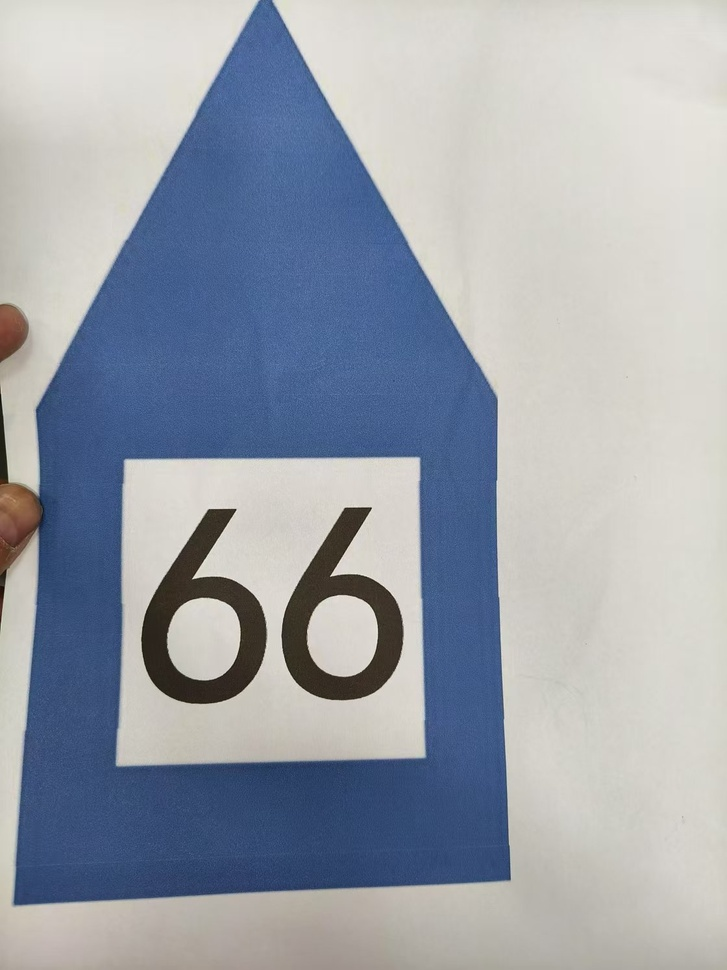
#> input picture python/entry_test/tar_1.jpg, 727 x 970 px, shrunk from 1120 x 1494 before the run, given in place of the camera
$ python blue_test.py
#> lines starting #> are read from the running program, lines starting #| are printed output that depends on the picture; after the words box and inside, x2 and y2 are one past the last pixel; in counts of white or black regions, pixels touching at a corner belong together
import cv2 as cv
import numpy as np

# 初始化摄像头
cap = cv.VideoCapture(0)

# 定义蓝色的 HSV 阈值
# 蓝色的 HSV 范围
lower_blue = np.array([100, 50, 90])
upper_blue = np.array([140, 200, 255])

while True:
    # 读取一帧
    ret, frame = cap.read()
#> frame is the input picture: shape (970, 727, 3); mean B, G, R 171.6, 161.8, 155.7
    if not ret:
        print("Failed to grab frame")
        break

    # 将 BGR 图像转换为 HSV 图像
    hsv = cv.cvtColor(frame, cv.COLOR_BGR2HSV)
#> hsv: shape (970, 727, 3); mean H, S, V 51.4, 55.8, 178.9

    # 创建蓝色的掩码
    mask = cv.inRange(hsv, lower_blue, upper_blue)
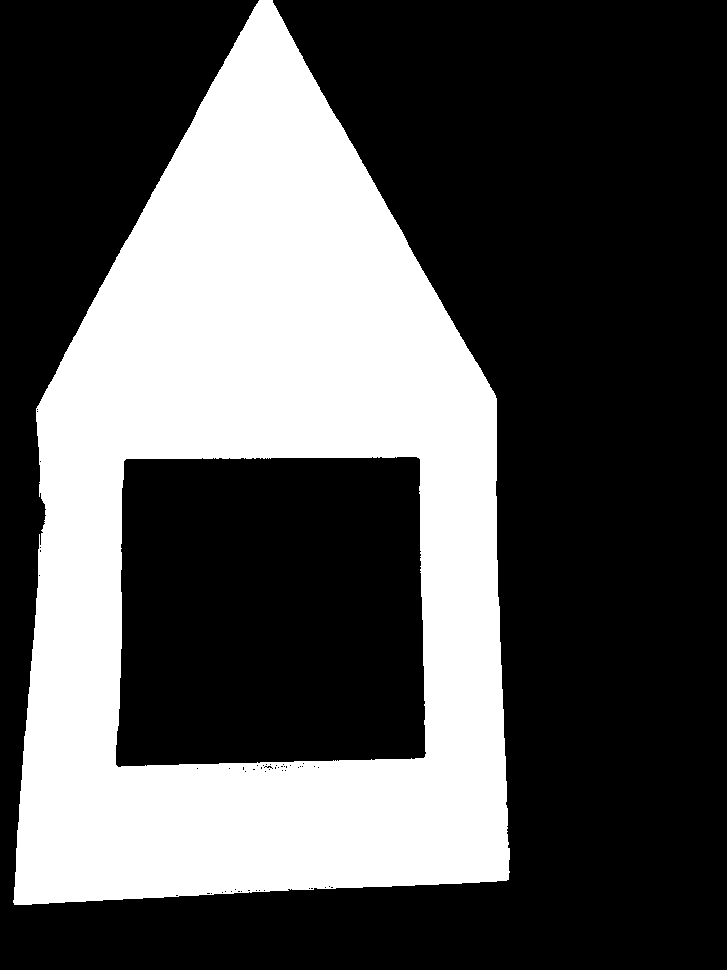
#> mask: shape (970, 727); 33.3% white; 1 white region, box (x1, y1, x2, y2) and area: (13, 0, 510, 905) 234517

    # 对原图像和掩码进行位运算
    res = cv.bitwise_and(frame, frame, mask=mask)
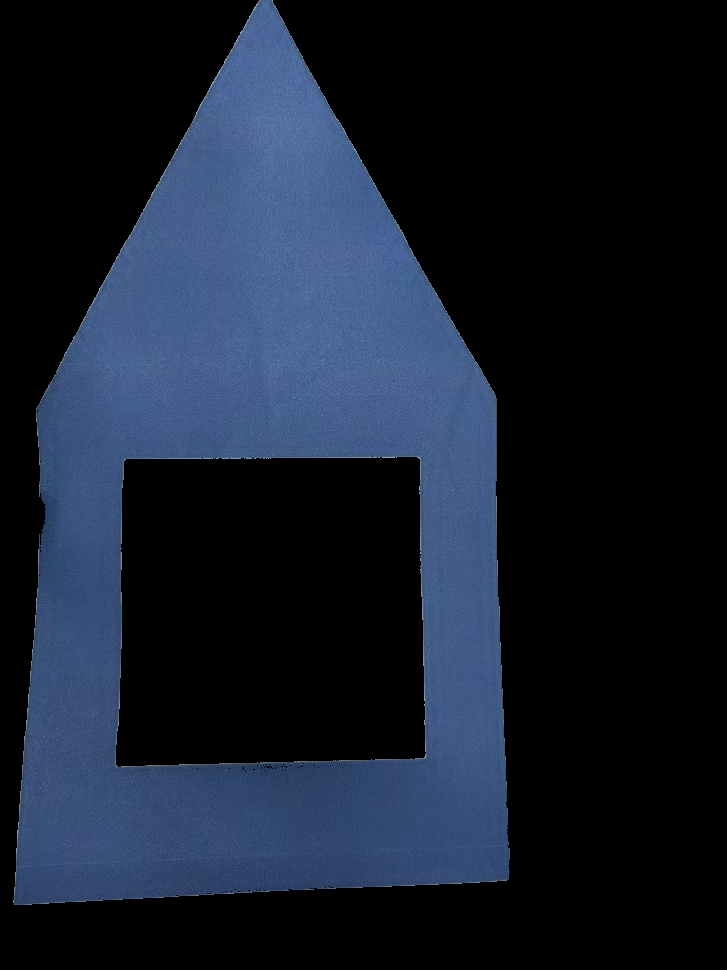
#> res: shape (970, 727, 3); mean B, G, R 44.2, 29.6, 21.2

    # 显示结果
    cv.imshow('Original', frame)
    cv.imshow('Mask', mask)
    cv.imshow('Result', res)

    # 按 'q' 键退出
    if cv.waitKey(25) & 0xFF == ord('q'):
#> (key q is pressed here)
        break

# 释放摄像头资源
cap.release()
cv.destroyAllWindows()

$ run again, on python/entry_test/tar_2.jpg
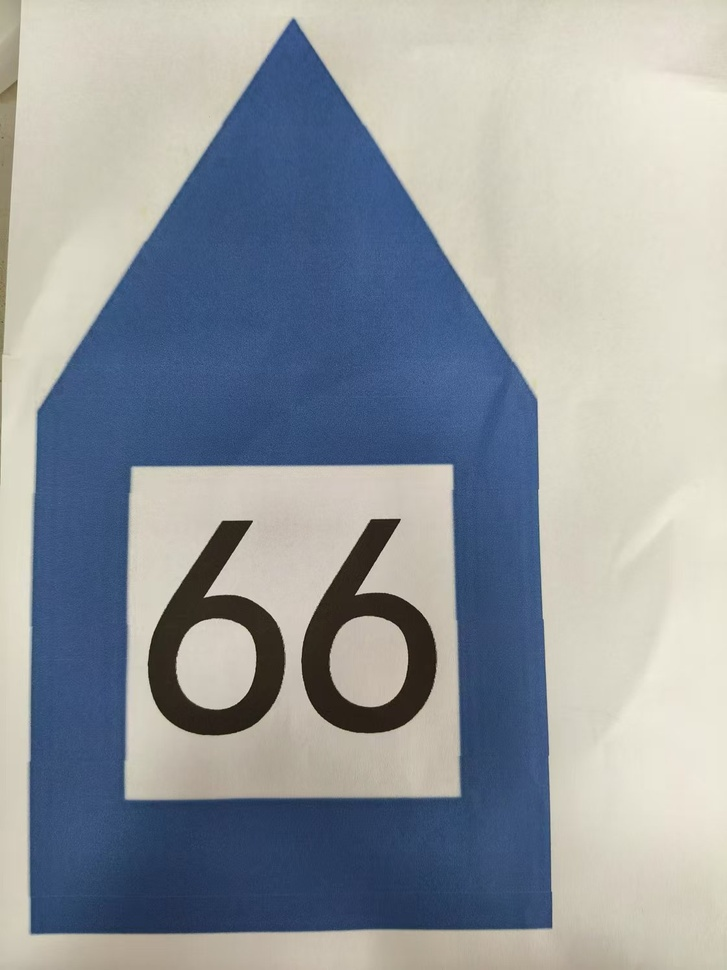
#> input picture python/entry_test/tar_2.jpg, 727 x 970 px, shrunk from 1120 x 1494 before the run, given in place of the camera
#> frame is the input picture: shape (970, 727, 3); mean B, G, R 159, 154.2, 148.5
#> hsv: shape (970, 727, 3); mean H, S, V 54.6, 68.2, 171.7
#> `mask = cv.inRange(hsv, lower_blue, upper_blue)`:
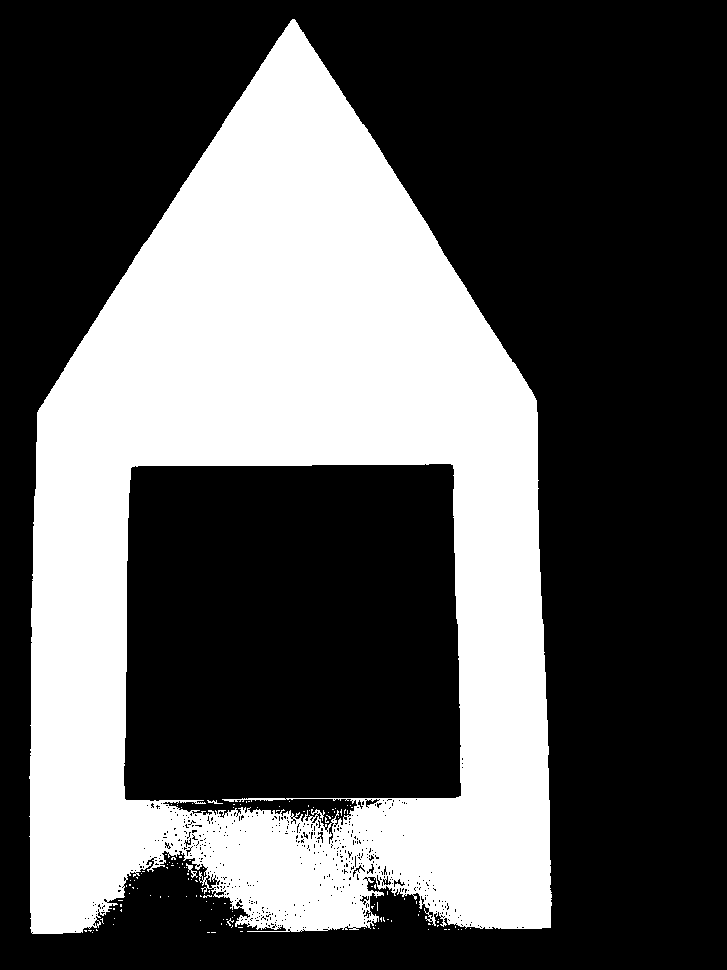
#> mask: shape (970, 727); 34.5% white; 130 white regions (127 under 20 px), largest, box (x1, y1, x2, y2) and area: (29, 19, 552, 934) 243000, (186, 863, 198, 878) 55, (207, 800, 223, 804) 28
#> `res = cv.bitwise_and(frame, frame, mask=mask)`:
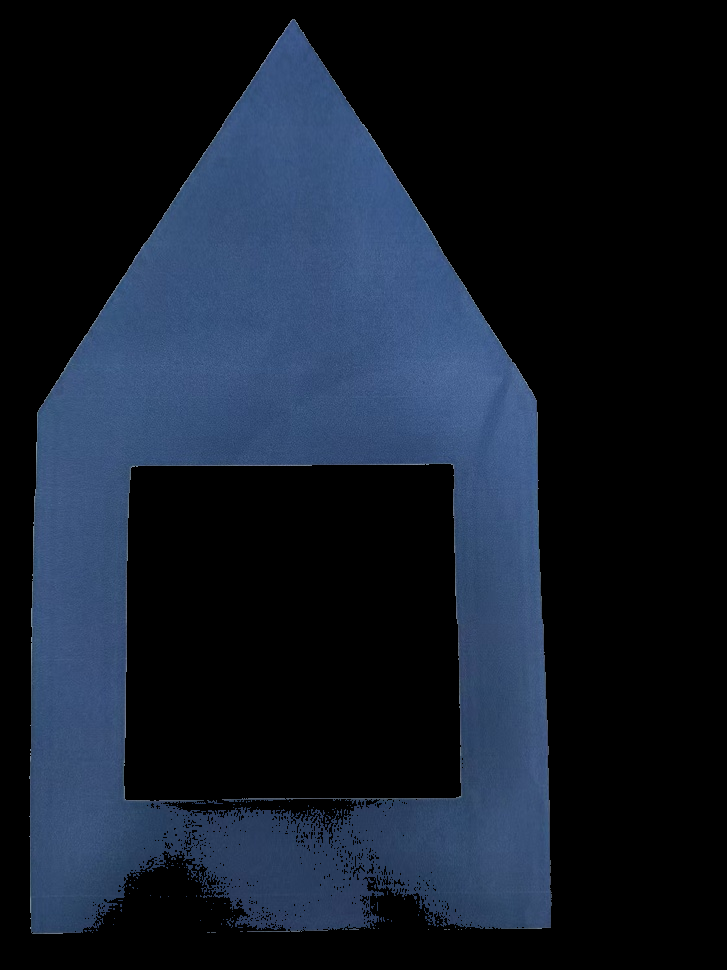
#> res: shape (970, 727, 3); mean B, G, R 41.6, 28, 19.4

$ run again, on python/entry_test/tar_3.jpg
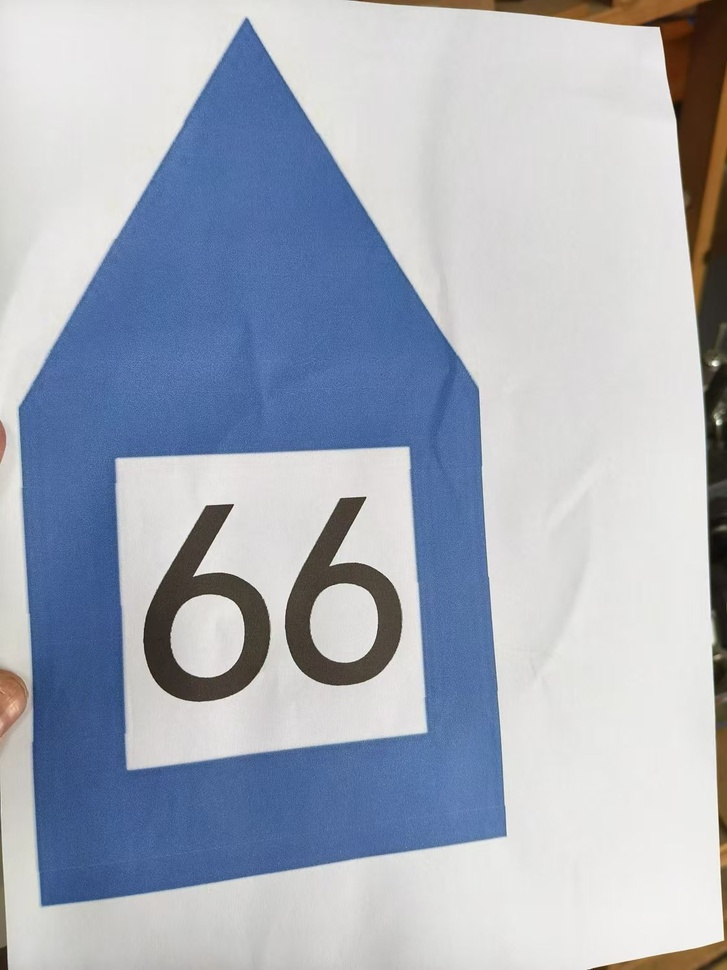
#> input picture python/entry_test/tar_3.jpg, 727 x 970 px, shrunk from 1120 x 1494 before the run, given in place of the camera
#> frame is the input picture: shape (970, 727, 3); mean B, G, R 187.3, 173.8, 166.4
#> hsv: shape (970, 727, 3); mean H, S, V 62.8, 51.7, 191.8
#> `mask = cv.inRange(hsv, lower_blue, upper_blue)`:
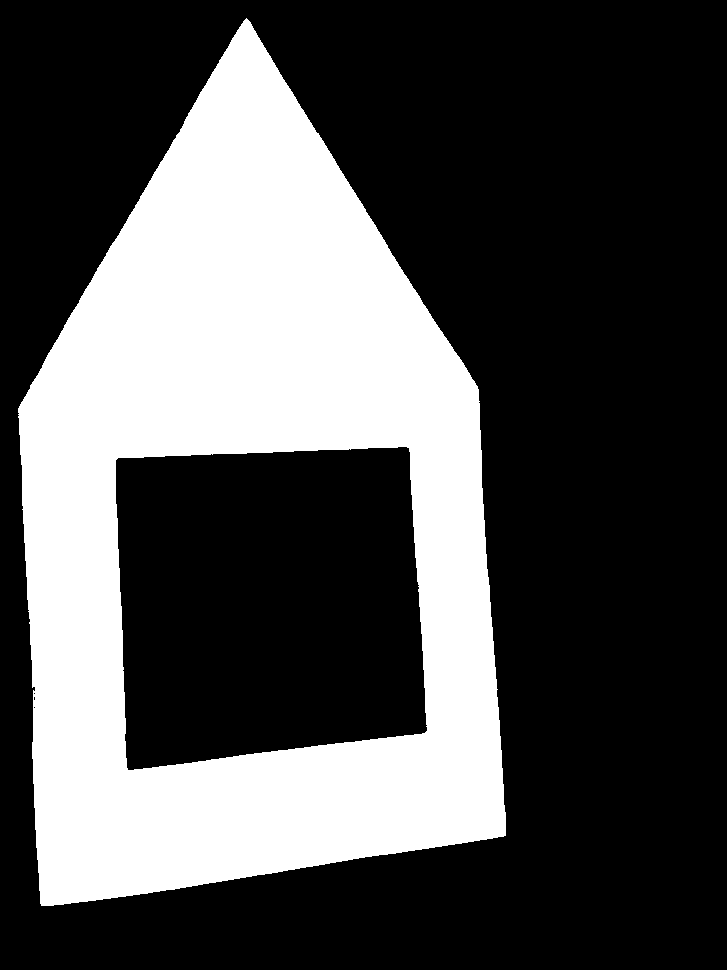
#> mask: shape (970, 727); 31.1% white; 1 white region, box (x1, y1, x2, y2) and area: (18, 18, 506, 906) 219443
#> `res = cv.bitwise_and(frame, frame, mask=mask)`:
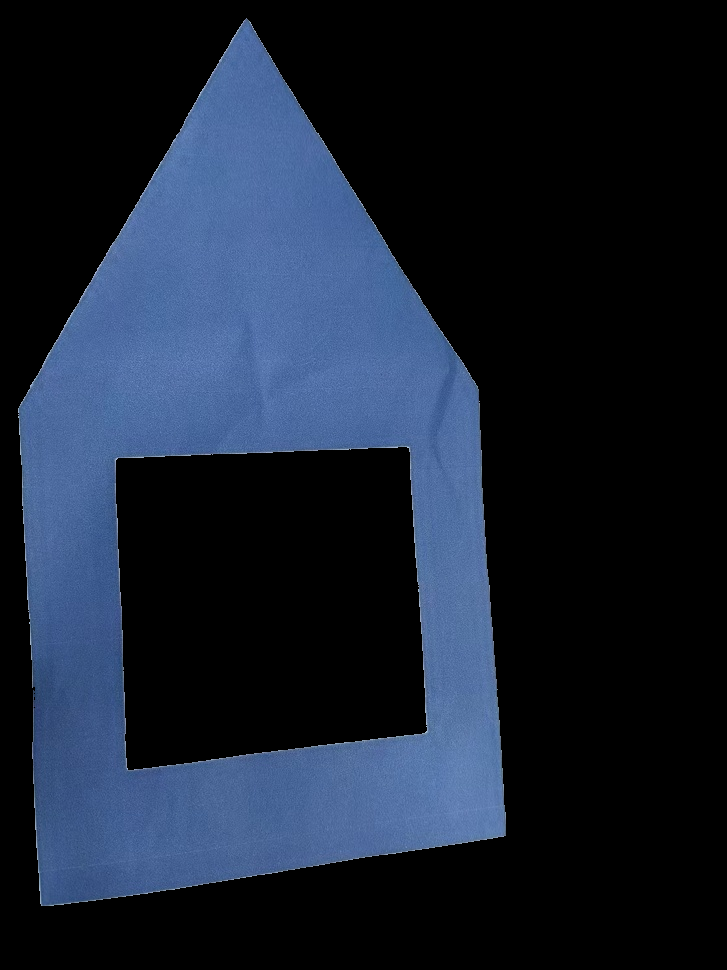
#> res: shape (970, 727, 3); mean B, G, R 48.9, 33, 23.7
